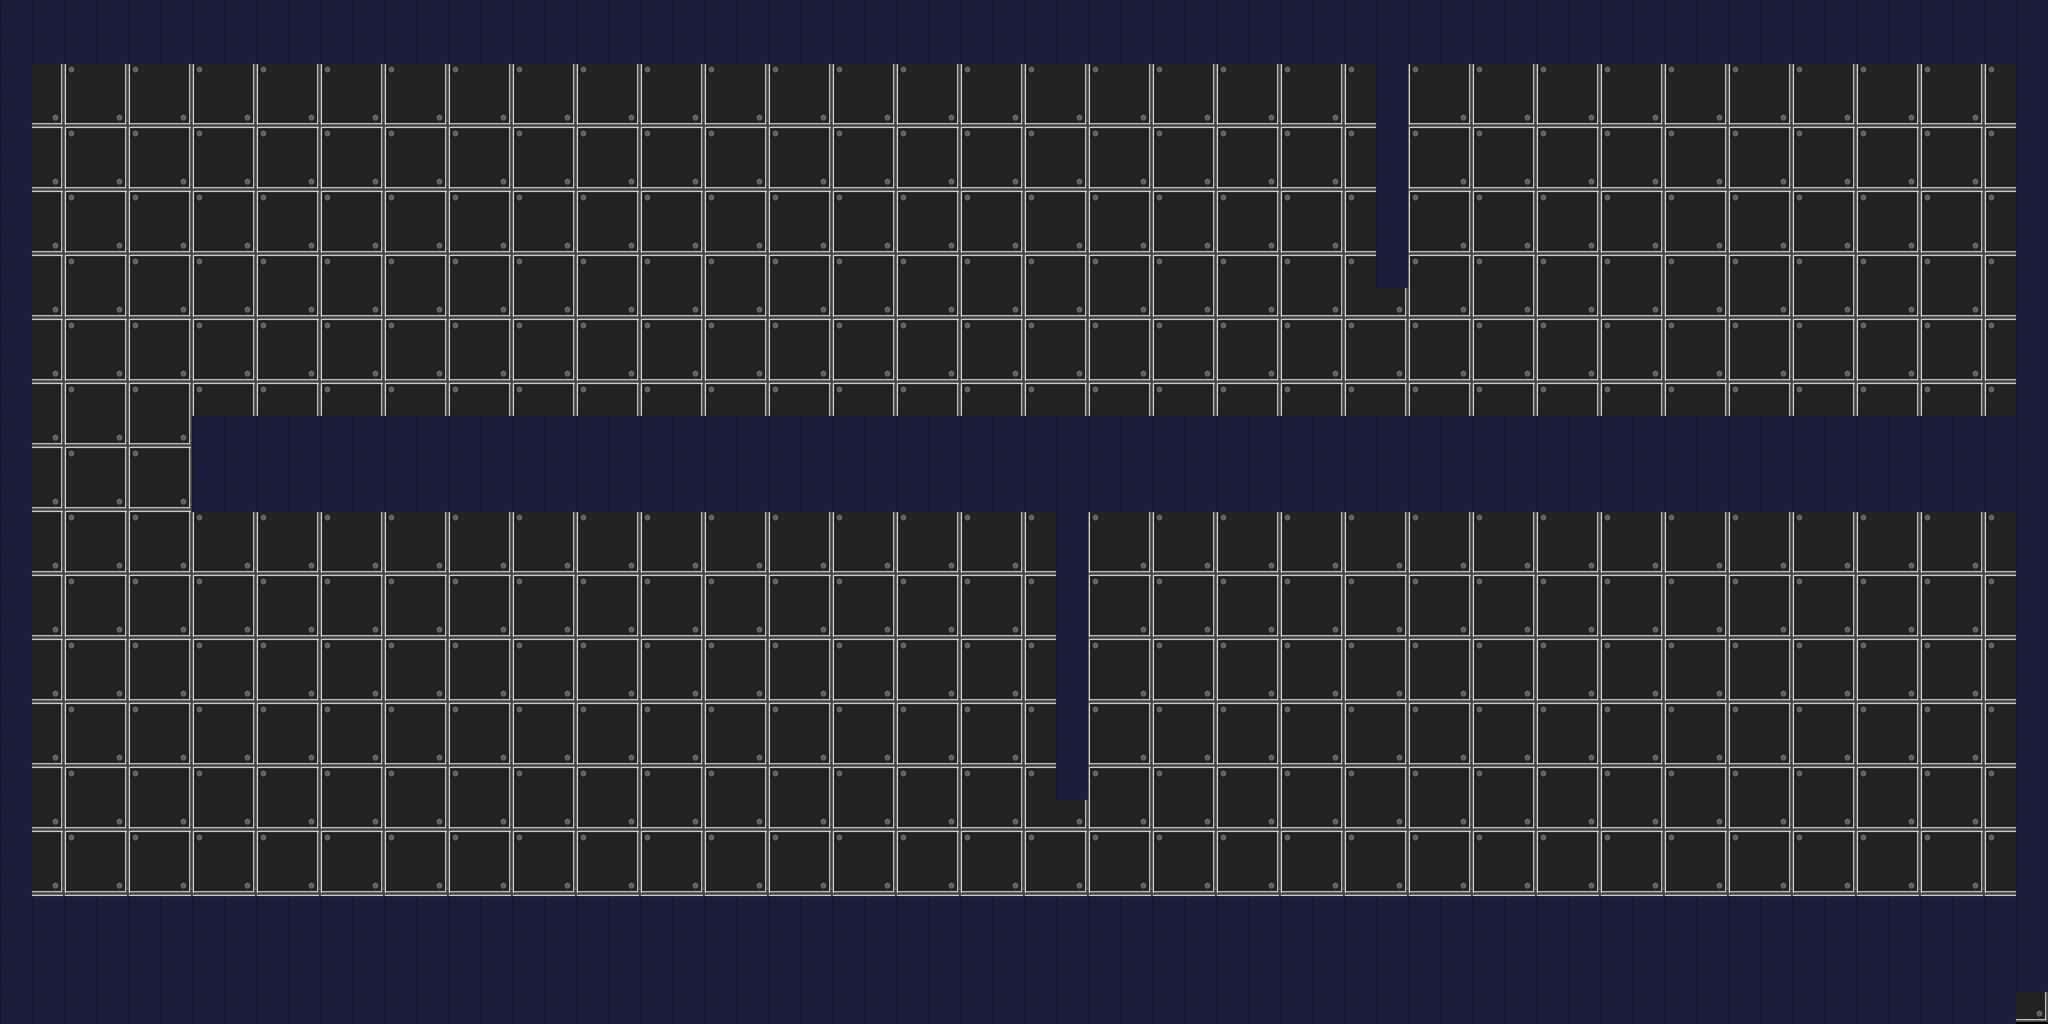

Rendered tile map (Tiled .tmx) drawn with the repository's tilesets; below, a short description and the map source with its tile grids summarised:
An orthogonal 64x32 tile map with 64x64 px tiles, 2 tile layers (Camada de Tiles 3, Camada de Tiles 1), 1 hidden layer not drawn.

<map version="1.0" tiledversion="2018.05.24" orientation="orthogonal" renderorder="right-down" width="64" height="32" tilewidth="64" tileheight="64" infinite="0" nextlayerid="5" nextobjectid="1">
 <tileset firstgid="1" source="tile003.tsx" />
 <layer id="2" name="Camada de Tiles 2" width="64" height="32" visible="0">
  <data>[2048 cells, 0 non-empty, 0 distinct tile ids]</data>
 </layer>
 <layer id="4" name="Camada de Tiles 3" width="64" height="32" offsetx="-0.666667" offsety="-4">
  <data>[2048 cells, 2048 non-empty, 4 distinct tile ids]</data>
 </layer>
 <layer id="1" name="Camada de Tiles 1" width="64" height="32">
  <data>[2048 cells, 622 non-empty, 1 distinct tile ids]</data>
 </layer>
</map>